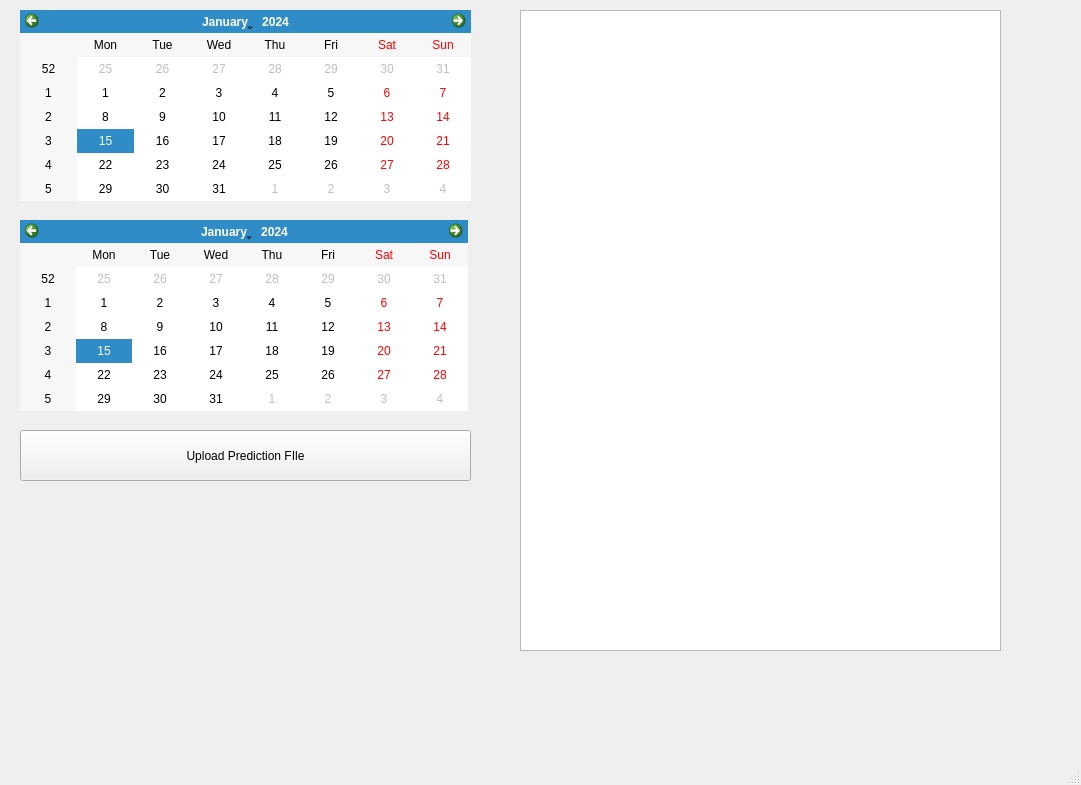
<?xml version="1.0" encoding="UTF-8"?>
<ui version="4.0">
 <class>MainWindow</class>
 <widget class="QMainWindow" name="MainWindow">
  <property name="geometry">
   <rect>
    <x>0</x>
    <y>0</y>
    <width>1081</width>
    <height>785</height>
   </rect>
  </property>
  <property name="windowTitle">
   <string>MainWindow</string>
  </property>
  <widget class="QWidget" name="centralwidget">
   <widget class="QCalendarWidget" name="calendarWidget">
    <property name="geometry">
     <rect>
      <x>20</x>
      <y>10</y>
      <width>451</width>
      <height>191</height>
     </rect>
    </property>
   </widget>
   <widget class="QCalendarWidget" name="calendarWidget_2">
    <property name="geometry">
     <rect>
      <x>20</x>
      <y>220</y>
      <width>448</width>
      <height>191</height>
     </rect>
    </property>
   </widget>
   <widget class="QPushButton" name="pushButton">
    <property name="geometry">
     <rect>
      <x>20</x>
      <y>430</y>
      <width>451</width>
      <height>51</height>
     </rect>
    </property>
    <property name="text">
     <string>Upload Prediction FIle</string>
    </property>
   </widget>
   <widget class="QTableView" name="tableView">
    <property name="geometry">
     <rect>
      <x>520</x>
      <y>10</y>
      <width>481</width>
      <height>641</height>
     </rect>
    </property>
   </widget>
  </widget>
  <widget class="QMenuBar" name="menubar">
   <property name="geometry">
    <rect>
     <x>0</x>
     <y>0</y>
     <width>1081</width>
     <height>30</height>
    </rect>
   </property>
  </widget>
  <widget class="QStatusBar" name="statusbar"/>
 </widget>
 <resources/>
 <connections/>
</ui>
